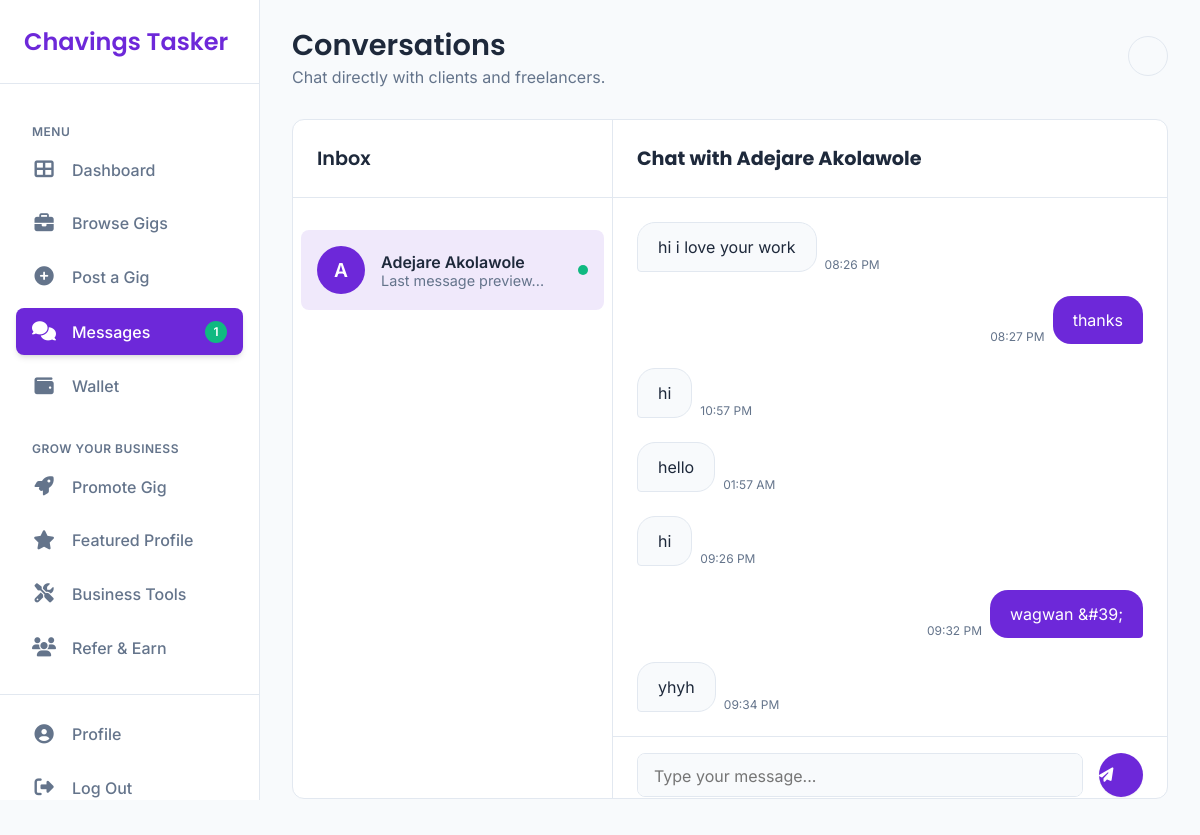
Page /messages.php?user_id=2 (signed in) on the committed database.
### tables this page shows
CREATE TABLE `users` (
  `id` int(11) NOT NULL,
  `first_name` varchar(100) NOT NULL,
  `last_name` varchar(100) NOT NULL,
  `email` varchar(255) NOT NULL,
  `password` varchar(255) NOT NULL,
  `phone` varchar(20) NOT NULL,
  `address` varchar(255) NOT NULL,
  `role` enum('Client','Lancer') NOT NULL,
  `is_admin` tinyint(1) NOT NULL DEFAULT 0,
  `balance` decimal(10,2) DEFAULT 0.00,
  `is_verified` tinyint(1) DEFAULT 0,
  `created_at` timestamp NOT NULL DEFAULT current_timestamp(),
  `profile_picture` varchar(255) DEFAULT NULL,
  `bio` text DEFAULT NULL,
  `skills` text DEFAULT NULL,
  `portfolio` text DEFAULT NULL,
  `social_links` text DEFAULT NULL,
  `verified` tinyint(1) DEFAULT 0,
  `featured_until` datetime DEFAULT NULL
);

CREATE TABLE `messages` (
  `id` int(11) NOT NULL,
  `sender_id` int(11) NOT NULL,
  `receiver_id` int(11) NOT NULL,
  `content` text NOT NULL,
  `created_at` timestamp NOT NULL DEFAULT current_timestamp(),
  `is_read` tinyint(1) DEFAULT 0,
  `file_path` varchar(255) DEFAULT NULL
);

### messages.php (the view, shortened to what this page needs)
<?php
require_once 'db.php';
$conversations_stmt = $pdo->prepare("
    SELECT DISTINCT u.id, u.first_name, u.last_name,
        (SELECT COUNT(*) FROM messages m WHERE m.receiver_id = ? AND m.sender_id = u.id AND m.is_read = FALSE) as unread_count
    FROM users u
    WHERE u.id IN (
        SELECT sender_id FROM messages WHERE receiver_id = ?
        UNION
        SELECT receiver_id FROM messages WHERE sender_id = ?
    ) AND u.id != ?
    ORDER BY (SELECT MAX(created_at) FROM messages m WHERE (m.sender_id = u.id AND m.receiver_id = ?) OR (m.receiver_id = u.id AND m.sender_id = ?)) DESC
");
$conversations_stmt->execute([$_SESSION['user_id'], $_SESSION['user_id'], $_SESSION['user_id'], $_SESSION['user_id'], $_SESSION['user_id'], $_SESSION['user_id']]);
$conversations = $conversations_stmt->fetchAll(PDO::FETCH_ASSOC);
$selected_user_id = filter_input(INPUT_GET, 'user_id', FILTER_SANITIZE_NUMBER_INT);
$messages = [];
$selected_user = null;
if ($selected_user_id) {
    $messages_stmt = $pdo->prepare("
        SELECT m.content, m.created_at, m.sender_id
        FROM messages m
        WHERE (m.sender_id = ? AND m.receiver_id = ?) OR (m.sender_id = ? AND m.receiver_id = ?)
        ORDER BY m.created_at ASC
    ");
    $messages_stmt->execute([$_SESSION['user_id'], $selected_user_id, $selected_user_id, $_SESSION['user_id']]);
    $messages = $messages_stmt->fetchAll(PDO::FETCH_ASSOC);
    $selected_user_stmt = $pdo->prepare("SELECT first_name, last_name FROM users WHERE id = ?");
    $selected_user_stmt->execute([$selected_user_id]);
    $selected_user = $selected_user_stmt->fetch(PDO::FETCH_ASSOC);
    $pdo->prepare("UPDATE messages SET is_read = TRUE WHERE receiver_id = ? AND sender_id = ?")
        ->execute([$_SESSION['user_id'], $selected_user_id]);
}
$unread_stmt = $pdo->prepare("SELECT COUNT(*) as unread_count FROM messages WHERE receiver_id = ? AND is_read = FALSE");
$unread_stmt->execute([$_SESSION['user_id']]);
$unread_count = $unread_stmt->fetch(PDO::FETCH_ASSOC)['unread_count'];
?>
<!DOCTYPE html>
<html lang="en" data-theme="light">
<head>
    <link rel="stylesheet" href="messages.css">
    <link rel="stylesheet" href="https://cdnjs.cloudflare.com/ajax/libs/font-awesome/6.5.1/css/all.min.css">
</head>
<body>
    <div class="dashboard-layout">
        <aside class="sidebar">
            <div class="sidebar-header">
                <a href="dashboard.php" class="logo">Chavings Tasker</a>
            </div>
            <nav class="sidebar-nav">
                <p class="nav-section-title">Menu</p>
                <a href="dashboard.php" class="nav-item"><i class="fas fa-th-large"></i><span>Dashboard</span></a>
                <a href="apply_job.php" class="nav-item"><i class="fas fa-briefcase"></i><span>Browse Gigs</span></a>
                <a href="post_ad.php" class="nav-item"><i class="fas fa-plus-circle"></i><span>Post a Gig</span></a>
                <a href="messages.php" class="nav-item active"><i class="fas fa-comments"></i><span>Messages</span>
                    <?php if ($unread_count > 0): ?>
                        <span class="notification-badge"><?php echo $unread_count; ?></span>
                    <?php endif; ?>
                </a>
                <a href="wallet.php" class="nav-item"><i class="fas fa-wallet"></i><span>Wallet</span></a>
                <p class="nav-section-title">Grow Your Business</p>
                <a href="promote_gig.php" class="nav-item premium"><i class="fas fa-rocket"></i><span>Promote Gig</span></a>
                <a href="featured_profile.php" class="nav-item premium"><i class="fas fa-star"></i><span>Featured Profile</span></a>
                <a href="business_tools.php" class="nav-item premium"><i class="fas fa-tools"></i><span>Business Tools</span></a>
                <a href="referrals.php" class="nav-item"><i class="fas fa-users"></i><span>Refer & Earn</span></a>
            </nav>
            <div class="sidebar-footer">
                 <a href="profile.php" class="nav-item"><i class="fas fa-user-circle"></i><span>Profile</span></a>
                <a href="logout.php" class="nav-item"><i class="fas fa-sign-out-alt"></i><span>Log Out</span></a>
            </div>
        </aside>
        <main class="main-content">
            <header class="main-header">
                <div class="header-greeting">
                    <h1>Conversations</h1>
                    <p>Chat directly with clients and freelancers.</p>
                </div>
                <div class="header-actions">
                    <button class="theme-toggle" id="theme-toggle-btn" aria-label="Toggle Theme"></button>
                </div>
            </header>
            <div class="chat-layout">
                <div class="conversations-panel">
                    <div class="panel-header"><h2>Inbox</h2></div>
                    <div class="conversations-list">
                        <?php if (empty($conversations)): ?>
                            <p class="empty-state">No conversations yet.</p>
                        <?php else: ?>
                            <?php foreach ($conversations as $conv): ?>
                            <a href="messages.php?user_id=<?php echo $conv['id']; ?>" class="conversation-item <?php echo $selected_user_id == $conv['id'] ? 'active' : ''; ?>">
                                <div class="avatar"><?php echo strtoupper(substr($conv['first_name'], 0, 1)); ?></div>
                                <div class="conv-details">
                                    <span class="conv-name"><?php echo htmlspecialchars($conv['first_name'] . ' ' . $conv['last_name']); ?></span>
                                    <p class="conv-preview">Last message preview...</p>
                                </div>
                                <?php if ($conv['unread_count'] > 0): ?>
                                    <span class="unread-dot"></span>
                                <?php endif; ?>
                            </a>
                            <?php endforeach; ?>
                        <?php endif; ?>
                    </div>
                </div>
                <div class="chat-panel">
                    <?php if ($selected_user): ?>
                        <div class="chat-header">
                            <h3>Chat with <?php echo htmlspecialchars($selected_user['first_name'] . ' ' . $selected_user['last_name']); ?></h3>
                        </div>
                        <div class="chat-messages" id="chat-messages">
                            <?php foreach ($messages as $msg): ?>
                            <div class="message <?php echo $msg['sender_id'] == $_SESSION['user_id'] ? 'sent' : 'received'; ?>">
                                <div class="message-bubble"><?php echo htmlspecialchars($msg['content']); ?></div>
                                <span class="message-time"><?php echo date('h:i A', strtotime($msg['created_at'])); ?></span>
                            </div>
                            <?php endforeach; ?>
                        </div>
                        <div class="chat-input-area">
                            <form action="messages.php?user_id=<?php echo $selected_user_id; ?>" method="post" class="message-form">
                                <textarea name="content" placeholder="Type your message..." required></textarea>
                                <button type="submit" class="cta-btn send-btn"><i class="fas fa-paper-plane"></i></button>
                            </form>
                        </div>
                    <?php endif; ?>
                </div>
            </div>
        </main>
    </div>
</body>
</html>

### messages.css (style rules this page uses)
.chat-layout { display: grid; grid-template-columns: 320px 1fr; height: calc(100vh - 120px); background: var(--bg-sidebar); border: 1px solid var(--border-color); border-radius: var(--radius); overflow: hidden; }
.conversations-panel { border-right: 1px solid var(--border-color); display: flex; flex-direction: column; }
.conversations-panel .panel-header { padding: 1.5rem; border-bottom: 1px solid var(--border-color); flex-shrink: 0; }
.conversations-list { overflow-y: auto; padding: 0.5rem; }
.conversation-item { display: flex; align-items: center; gap: 1rem; padding: 1rem; border-radius: 8px; cursor: pointer; text-decoration: none; transition: var(--transition); }
.conversation-item.active { background-color: rgba(109, 40, 217, 0.1); }
.avatar { width: 48px; height: 48px; border-radius: 50%; background-color: var(--brand-purple); color: white; font-size: 1.2rem; font-weight: 600; display: flex; justify-content: center; align-items: center; flex-shrink: 0; }
.conv-details { flex-grow: 1; overflow: hidden; }
.conv-name { font-weight: 600; color: var(--text-primary); }
.conv-preview { font-size: 0.9rem; color: var(--text-secondary); white-space: nowrap; overflow: hidden; text-overflow: ellipsis; }
.unread-dot { width: 10px; height: 10px; background-color: var(--brand-green); border-radius: 50%; flex-shrink: 0; }
.chat-panel { display: flex; flex-direction: column; }
.chat-header { padding: 1.5rem; border-bottom: 1px solid var(--border-color); flex-shrink: 0; }
.chat-header h3 { font-family: 'Poppins', sans-serif; font-size: 1.2rem; }
.chat-messages { flex-grow: 1; padding: 1.5rem; overflow-y: auto; display: flex; flex-direction: column; gap: 1.5rem; }
.message { display: flex; align-items: flex-end; gap: 0.5rem; max-width: 75%; }
.message-bubble { padding: 0.75rem 1.25rem; border-radius: 18px; line-height: 1.5; }
.message-time { font-size: 0.75rem; color: var(--text-secondary); white-space: nowrap; }
.message.sent { align-self: flex-end; flex-direction: row-reverse; }
.message.sent .message-bubble { background-color: var(--brand-purple); color: white; border-bottom-right-radius: 4px; }
.message.received { align-self: flex-start; }
.message.received .message-bubble { background-color: var(--bg-main); border: 1px solid var(--border-color); color: var(--text-primary); border-bottom-left-radius: 4px; }
.chat-input-area { padding: 1rem 1.5rem; border-top: 1px solid var(--border-color); flex-shrink: 0; }
.message-form { display: flex; align-items: center; gap: 1rem; }
.message-form textarea { flex-grow: 1; padding: 0.75rem 1rem; border: 1px solid var(--border-color); border-radius: 8px; resize: none; height: 44px; font-family: 'Inter', sans-serif; font-size: 1rem; background-color: var(--bg-main); }
.send-btn { width: 44px; height: 44px; padding: 0; border-radius: 50%; }

### rows in the picture
users: first_name "A", first_name+last_name "Adejare Akolawole"
messages: content "hi i love your work", created_at "08:26 PM"
messages: content "thanks", created_at "08:27 PM"
messages: content "hi", created_at "10:57 PM"
messages: content "hello", created_at "01:57 AM"
messages: content "hi", created_at "09:26 PM"
messages: content "wagwan &#39;", created_at "09:32 PM"
messages: content "yhyh", created_at "09:34 PM"

### other values in the picture
$unread_count "1"
